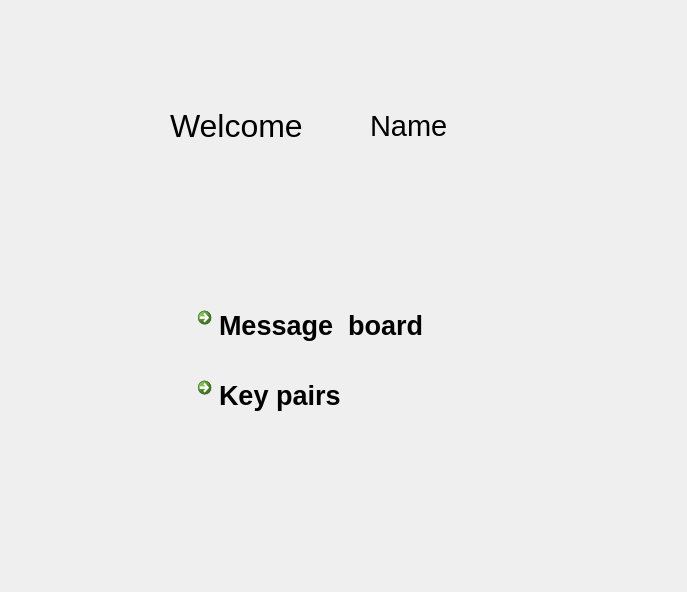
<?xml version="1.0" encoding="UTF-8"?>
<ui version="4.0">
 <class>MainPage</class>
 <widget class="QWidget" name="MainPage">
  <property name="geometry">
   <rect>
    <x>0</x>
    <y>0</y>
    <width>687</width>
    <height>592</height>
   </rect>
  </property>
  <property name="font">
   <font>
    <family>微软雅黑</family>
    <pointsize>14</pointsize>
   </font>
  </property>
  <property name="windowTitle">
   <string>Form</string>
  </property>
  <widget class="QLabel" name="WelcomeMessage">
   <property name="geometry">
    <rect>
     <x>170</x>
     <y>100</y>
     <width>171</width>
     <height>51</height>
    </rect>
   </property>
   <property name="font">
    <font>
     <family>Arial</family>
     <pointsize>24</pointsize>
    </font>
   </property>
   <property name="text">
    <string>Welcome</string>
   </property>
  </widget>
  <widget class="QLabel" name="StudentName">
   <property name="geometry">
    <rect>
     <x>370</x>
     <y>100</y>
     <width>121</width>
     <height>51</height>
    </rect>
   </property>
   <property name="font">
    <font>
     <family>Arial</family>
     <pointsize>22</pointsize>
    </font>
   </property>
   <property name="text">
    <string>Name</string>
   </property>
  </widget>
  <widget class="QCommandLinkButton" name="LinkBtnMessageBoard">
   <property name="geometry">
    <rect>
     <x>190</x>
     <y>300</y>
     <width>311</width>
     <height>61</height>
    </rect>
   </property>
   <property name="font">
    <font>
     <family>Arial</family>
     <pointsize>20</pointsize>
    </font>
   </property>
   <property name="text">
    <string>Message  board</string>
   </property>
  </widget>
  <widget class="QCommandLinkButton" name="LinkBtnMessageBoard_2">
   <property name="geometry">
    <rect>
     <x>190</x>
     <y>370</y>
     <width>311</width>
     <height>61</height>
    </rect>
   </property>
   <property name="font">
    <font>
     <family>Arial</family>
     <pointsize>20</pointsize>
    </font>
   </property>
   <property name="text">
    <string>Key pairs</string>
   </property>
  </widget>
 </widget>
 <resources/>
 <connections/>
</ui>
